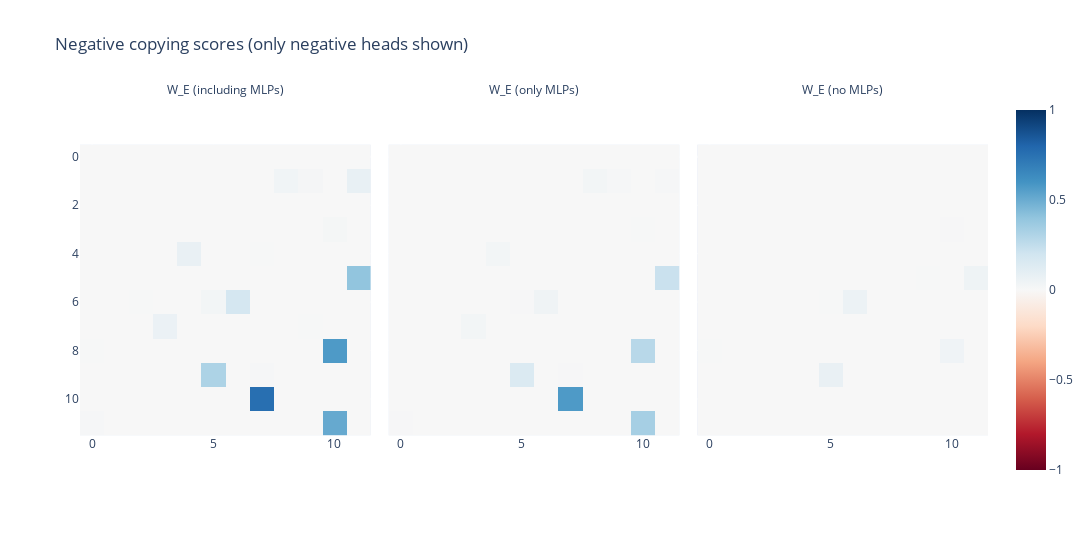

Here is the notebook cell this chart was saved with:
### Code cell
W_EE = get_effective_embedding_2(model)["W_E (including MLPs)"]
W_EE_subE = get_effective_embedding_2(model)["W_E (only MLPs)"]
W_E = get_effective_embedding_2(model)["W_E (no MLPs)"]

results = t.zeros(3, 12, 12).float()

for layer, head_idx in itertools.product(range(12), range(12)):
    results[0, layer, head_idx] = get_neg_copying_score(model, W_EE, head=(layer, head_idx), n_batches=10, sample_size=5000, return_prob=True)
    results[1, layer, head_idx] = get_neg_copying_score(model, W_EE_subE, head=(layer, head_idx), n_batches=10, sample_size=5000, return_prob=True)
    results[2, layer, head_idx] = get_neg_copying_score(model, W_E, head=(layer, head_idx), n_batches=10, sample_size=5000, return_prob=True)

imshow(
    results,
    title="Negative copying scores (only negative heads shown)",
    width=1200,
    facet_col=0,
    facet_labels=["W_E (including MLPs)", "W_E (only MLPs)", "W_E (no MLPs)"],
    zmax=1.0, 
    zmin=-1.0
)

### Figure 1 — Plotly figure (JSON) as saved in the notebook; plotly's stock layout.template omitted (floating-point values rounded to 4 significant figures; data arrays with more than 128 entries replaced by an {"elided": "..."} marker saying what was removed)
{"data": [{"coloraxis": "coloraxis", "hovertemplate": "x: %{x}<br>y: %{y}<br>color: %{z}<extra></extra>", "name": "0", "type": "heatmap", "xaxis": "x", "yaxis": "y", "z": {"elided": "12x12 float values"}}, {"coloraxis": "coloraxis", "hovertemplate": "x: %{x}<br>y: %{y}<br>color: %{z}<extra></extra>", "name": "1", "type": "heatmap", "xaxis": "x2", "yaxis": "y2", "z": {"elided": "12x12 float values"}}, {"coloraxis": "coloraxis", "hovertemplate": "x: %{x}<br>y: %{y}<br>color: %{z}<extra></extra>", "name": "2", "type": "heatmap", "xaxis": "x3", "yaxis": "y3", "z": {"elided": "12x12 float values"}}], "layout": {"annotations": [{"font": {}, "showarrow": false, "text": "W_E (including MLPs)", "x": 0.16, "xanchor": "center", "xref": "paper", "y": 1, "yanchor": "bottom", "yref": "paper"}, {"font": {}, "showarrow": false, "text": "W_E (only MLPs)", "x": 0.5, "xanchor": "center", "xref": "paper", "y": 1, "yanchor": "bottom", "yref": "paper"}, {"font": {}, "showarrow": false, "text": "W_E (no MLPs)", "x": 0.84, "xanchor": "center", "xref": "paper", "y": 1, "yanchor": "bottom", "yref": "paper"}], "coloraxis": {"cmax": 1, "cmid": 0, "cmin": -1, "colorscale": [[0, "rgb(103,0,31)"], [0.1, "rgb(178,24,43)"], [0.2, "rgb(214,96,77)"], [0.3, "rgb(244,165,130)"], [0.4, "rgb(253,219,199)"], [0.5, "rgb(247,247,247)"], [0.6, "rgb(209,229,240)"], [0.7, "rgb(146,197,222)"], [0.8, "rgb(67,147,195)"], [0.9, "rgb(33,102,172)"], [1, "rgb(5,48,97)"]]}, "modebar": {"add": ["drawline", "drawopenpath", "drawclosedpath", "drawcircle", "drawrect", "eraseshape"]}, "title": {"text": "Negative copying scores (only negative heads shown)"}, "width": 1200, "xaxis": {"anchor": "y", "constrain": "domain", "domain": [0, 0.32], "scaleanchor": "y"}, "xaxis2": {"anchor": "y2", "domain": [0.34, 0.66], "matches": "x"}, "xaxis3": {"anchor": "y3", "domain": [0.68, 1.0], "matches": "x"}, "yaxis": {"anchor": "x", "autorange": "reversed", "constrain": "domain", "domain": [0, 1]}, "yaxis2": {"anchor": "x2", "domain": [0, 1], "matches": "y", "showticklabels": false}, "yaxis3": {"anchor": "x3", "domain": [0, 1], "matches": "y", "showticklabels": false}}}
